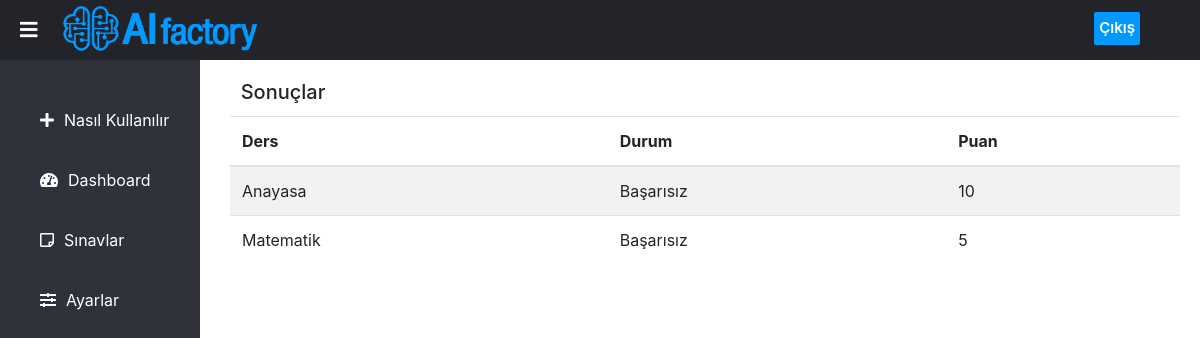
The app's page /Student/dashboard.php (signed in) with its own data.
### tables this page shows
CREATE TABLE `questions_answers` (
  `Id` int(11) NOT NULL,
  `name` varchar(50) NOT NULL,
  `surname` varchar(50) NOT NULL,
  `paper_id` int(11) NOT NULL,
  `s_id` int(11) NOT NULL,
  `s_questions` varchar(1000) NOT NULL,
  `answers` varchar(20) NOT NULL,
  `answer_key` varchar(20) NOT NULL,
  `status` varchar(20) NOT NULL,
  `mark` int(10) NOT NULL,
  `category` varchar(20) NOT NULL
);

### Student/dashboard.php (the view, shortened to what this page needs)
<?php
    include_once 'sidebar.php';
    include_once '../connect.php';
    $user_id=$_SESSION["id"];
?>
  <html>
  <body>
<div class="content">
  <section>
      <div class="card-body"><h5 class="card-title"> &nbsp Sonuçlar</h5>
       <table class="mb-0 table table-striped">
        <thead>
            <tr>
              <th>Ders</th>
              <th>Durum</th>
              <th>Puan</th>
            </tr>
        </thead>
        <tbody>
          <?php
          $record = mysqli_query($link,"SELECT * FROM questions_answers WHERE s_id = $user_id");
          if($record -> num_rows > 0){
            while($row = mysqli_fetch_array($record)){
              $status = $row['status'];
              $mark = $row['mark'];
              $category = $row['category'];
            ?>
            <tr>
              <td><?php echo $category ?></td>
              <td><?php echo $status ?></td>
              <td><?php echo $mark ?></td>
            </tr>
            <?php
          }
        }
             ?>
      </tbody>
    </table>
  </div>
 </section>
</div>
</body>
  </html>

### Styles/style.css (style rules this page uses)
body { margin: 0px; padding: 0px; font-family: 'Roboto', sans-serif; }
.content { margin-left: 210px; transition:0.5s; }
section { padding-top: 60px; height: 100vh; }

### records on screen
questions_answers: category "Anayasa", status "Başarısız", mark "10"
questions_answers: category "Matematik", status "Başarısız", mark "5"
